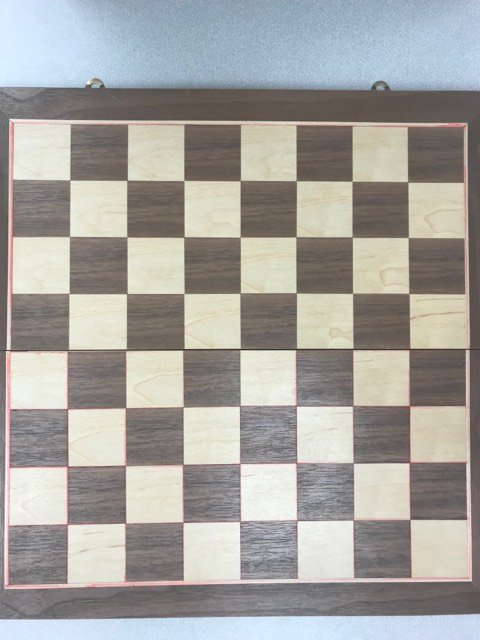
#> input picture image1.jpg, 480 x 640 px
$ python find_Contours.py --image image1.jpg   (older library calls are emulated)
#> lines starting #> are read from the running program, lines starting #| are printed output that depends on the picture; after the words box and inside, x2 and y2 are one past the last pixel; in counts of white or black regions, pixels touching at a corner belong together
# USAGE
# python findContours.py --image imageName.png


import cv2
import numpy as np
import argparse


# construct the argument parse and parse the arguments
ap = argparse.ArgumentParser()
ap.add_argument("-i", "--image", required=True,
        help="path to the input image")
args = vars(ap.parse_args())


image = cv2.imread(args["image"])
#> image is the input picture: shape (640, 480, 3); mean B, G, R 159.7, 163.7, 165.3
blurred = cv2.pyrMeanShiftFiltering(image,31,91)
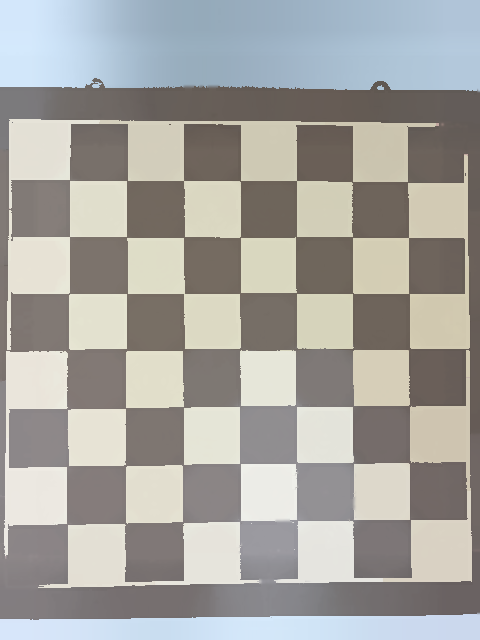
#> blurred: shape (640, 480, 3); mean B, G, R 160.4, 164.6, 165.9
gray = cv2.cvtColor(blurred, cv2.COLOR_BGR2GRAY)
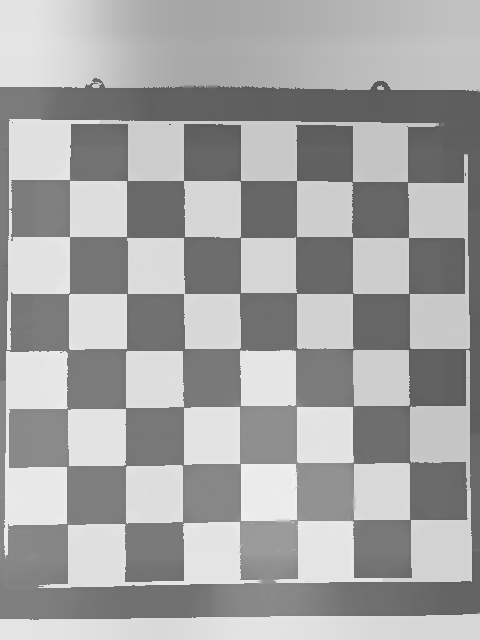
#> gray: shape (640, 480); min 87, max 240, mean 164.5
ret, threshold = cv2.threshold(gray, 0, 255, cv2.THRESH_BINARY+cv2.THRESH_OTSU)
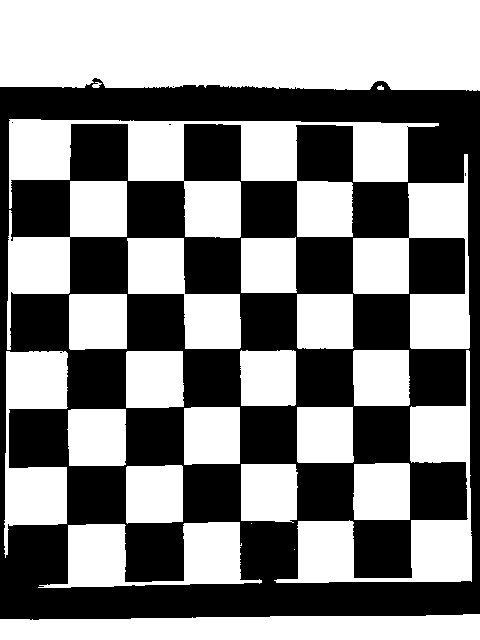
#> threshold: shape (640, 480); 52.5% white; 6 black regions (5 under 20 px)
#> ret = 162

_,contours,_ = cv2.findContours(threshold, cv2.RETR_LIST, cv2.CHAIN_APPROX_NONE)
#> contours = 31 contours, 9 with area under 20; largest, box (x1, y1, x2, y2) and area: (0, 0, 480, 91) 41494, (9, 119, 439, 238) 19864, (274, 350, 472, 583) 10789, (0, 614, 480, 640) 10484, (353, 154, 470, 349) 9576

cv2.drawContours(image, contours, -1, (0,0,255),6)
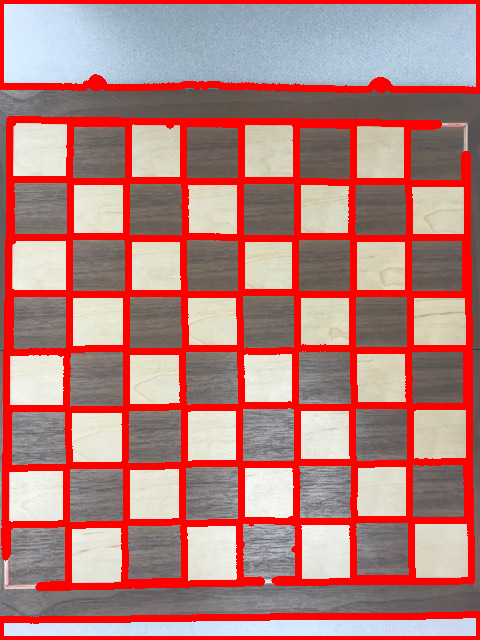
#> image: shape (640, 480, 3); mean B, G, R 123.7, 126.6, 182.9

cv2.imwrite("Pictures/drawContours.png", image)

$ run again, on chess.jpg
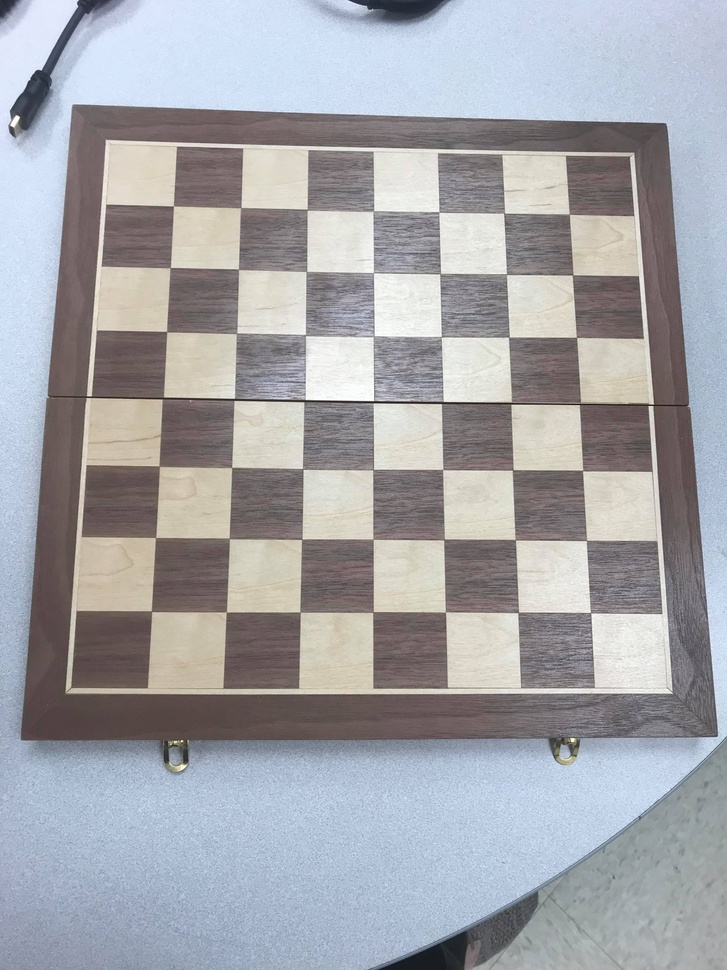
#> input picture chess.jpg, 727 x 970 px, shrunk from 3024 x 4032 before the run
#> image is the input picture: shape (970, 727, 3); mean B, G, R 169.8, 164.9, 163.8
#> `ret, threshold = cv2.threshold(gray, 0, 255, cv2.THRESH_BINARY+cv2.THR..`:
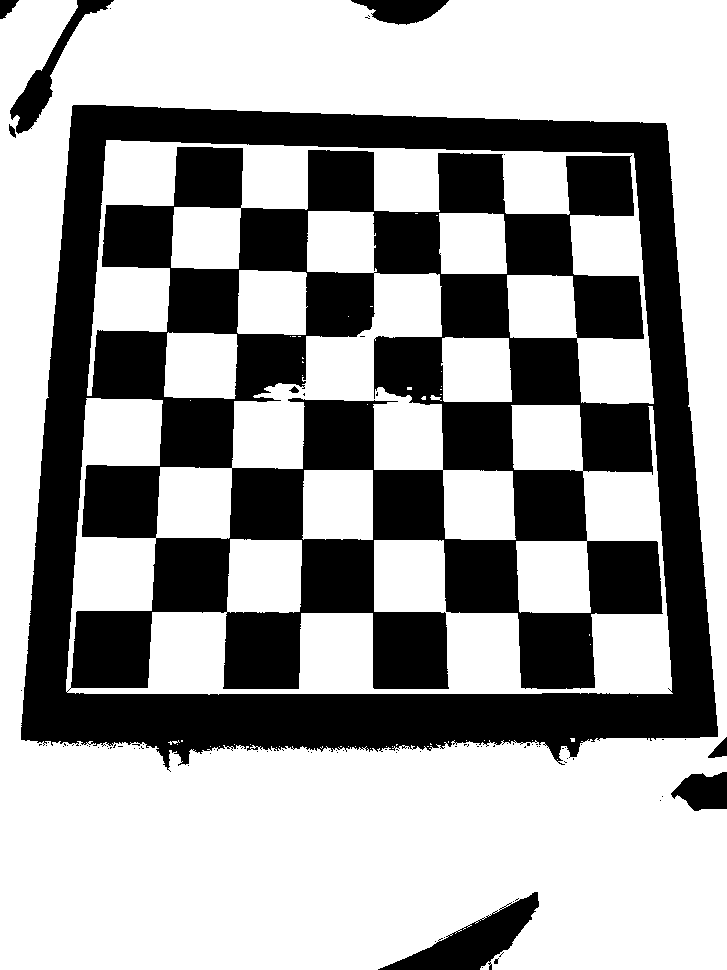
#> threshold: shape (970, 727); 63.2% white; 87 black regions (78 under 20 px)
#> ret = 153
#> contours = 241 contours, 227 with area under 20; largest, box (x1, y1, x2, y2) and area: (0, 0, 727, 970) 692560, (20, 104, 719, 771) 409472, (66, 211, 673, 695) 93094, (87, 140, 654, 404) 39276, (302, 470, 373, 540) 4698
#> `cv2.drawContours(image, contours, -1, (0,0,255),6)`:
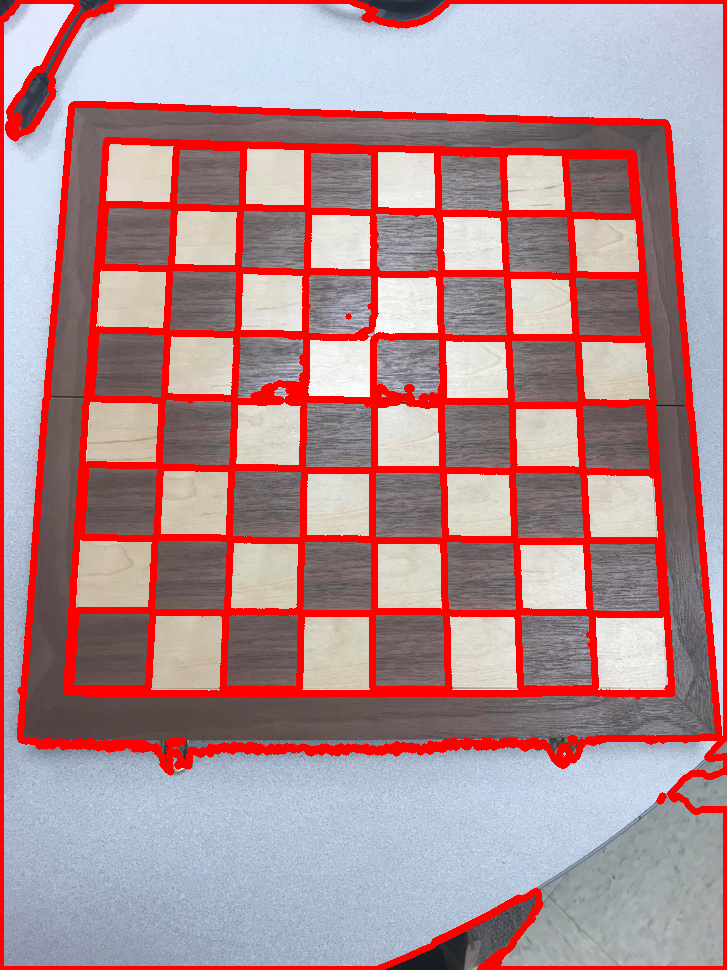
#> image: shape (970, 727, 3); 15.8% of pixels changed, all inside (x1, y1, x2, y2) = (0, 0, 727, 970)
